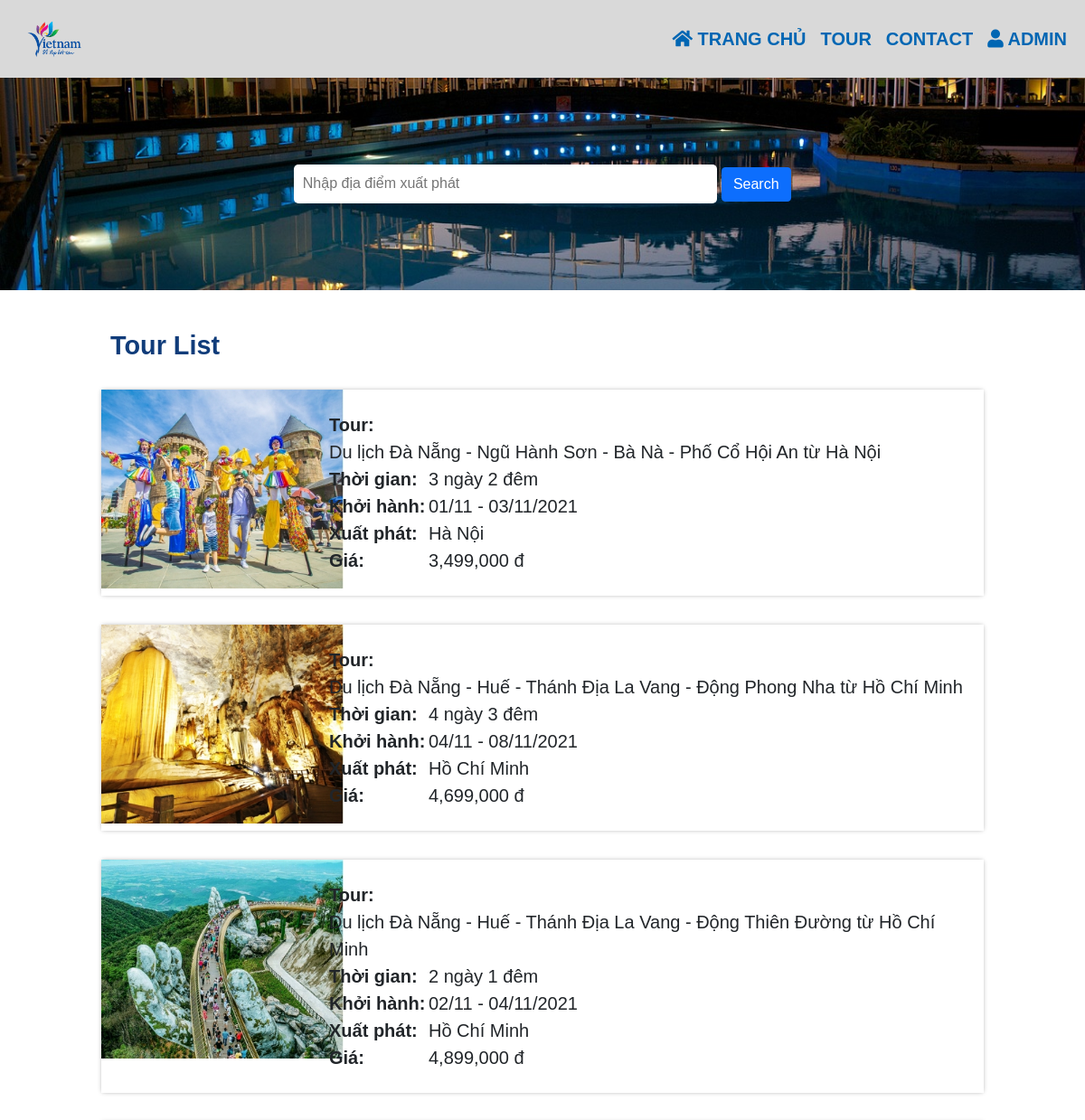
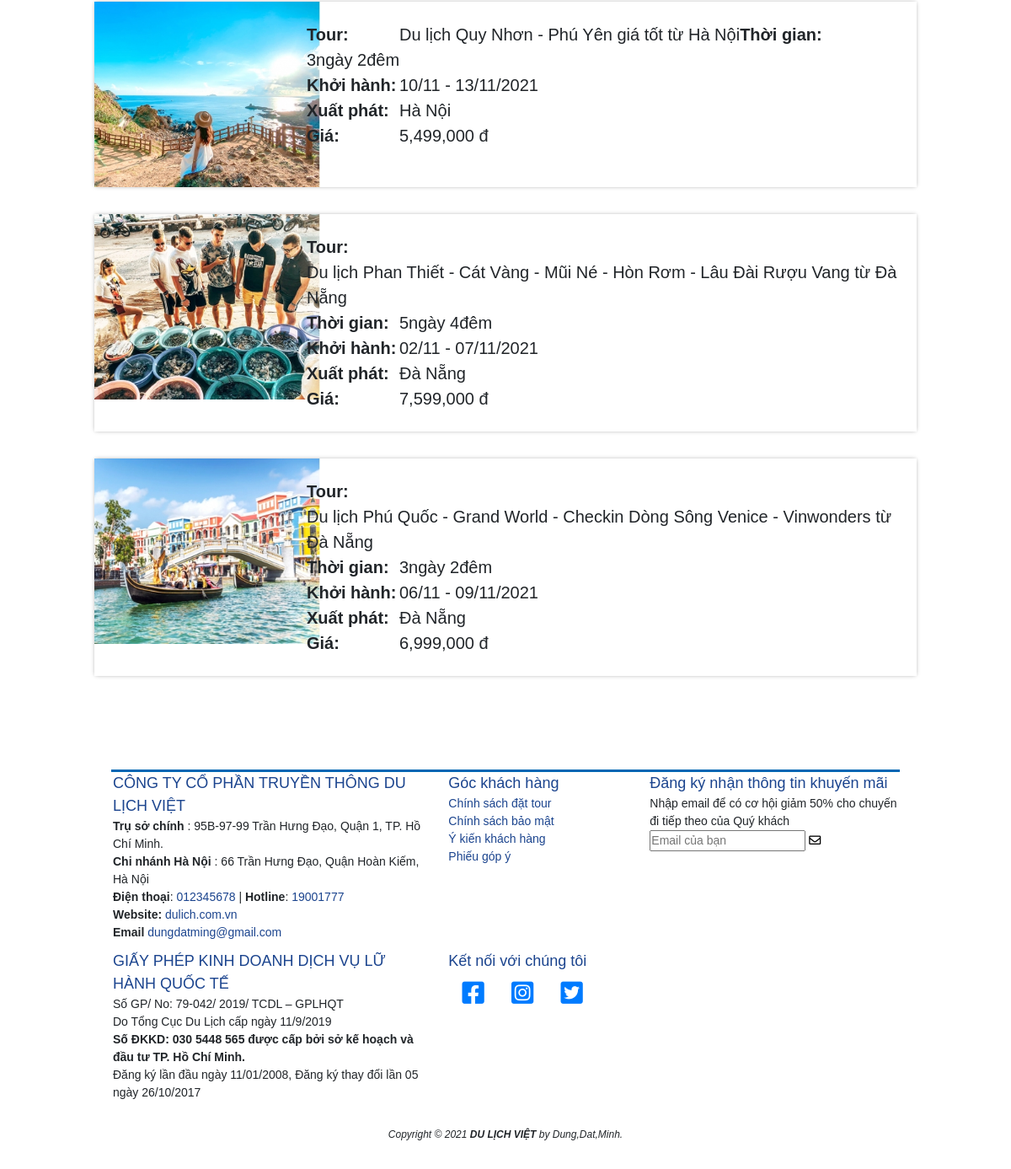
Page /tour.php on the committed database (2 pictures, top to bottom).
### tables this page shows
CREATE TABLE `tour_info` (
  `tour_id` int(11) NOT NULL,
  `tour_price` double NOT NULL,
  `starting_gate` varchar(255) NOT NULL,
  `destination` varchar(255) NOT NULL,
  `starting_date` date NOT NULL,
  `ending_date` date NOT NULL,
  `time` varchar(255) NOT NULL,
  `tour_traffic` varchar(255) NOT NULL,
  `description` varchar(255) NOT NULL,
  `img` varchar(255) NOT NULL
);

### src/tour.php (the view, shortened to what this page needs)
<!doctype html>
<html lang="en">
<head>
    <link href="https://cdn.jsdelivr.net/npm/bootstrap@5.1.3/dist/css/bootstrap.min.css" rel="stylesheet">
    <link rel="stylesheet" href="./assest/fonts/fontawesome-free-5.15.4/fontawesome-free-5.15.4-web/css/all.min.css">
    <link rel="stylesheet" href="./assest/css/style.css">
</head>
<body>
    <?php include('header.php') ?>
    <div class="carousel-inner">
        <section class="food-search text-center">
            <div class="container">
                <form action="process_search.php" method="POST">
                    <input type="search" name="search" placeholder="Nhập địa điểm xuất phát" required>
                    <input type="submit" name="submit" value="Search" class="btn btn-primary">
                </form>
            </div>
        </section>
    </div>
    <div class="container">
        <div class="row">
            <div class="room-bottom">
                <h3>Tour List</h3>
                <?php
                $conn = mysqli_connect('localhost', 'root', '', 'db_travel');
                $sql = "SELECT * FROM tour_info ";
                $result = mysqli_query($conn, $sql);
                if (mysqli_num_rows($result) > 0) {
                    while ($row = mysqli_fetch_assoc($result)) {
                        $idTour = $row['tour_id'];
                        $time = $row['time'];
                        $starDate = $row['starting_date'];
                        $endDate = $row['ending_date'];
                        $startGate = $row['starting_gate'];
                        $destination = $row['destination'];
                        $price = $row['tour_price'];
                        $img = $row['img'];
                ?>
                        <div class="row room-btm">
                            <div class="col-md-3 room-left">
                                <a href="infoTour.php?id=<?php echo $idTour; ?>"><img src="<?php echo $img; ?>" alt="" class="img-responsive img-list"></a>
                            </div>
                            <div class="col-md-9 room-right ">
                                <div class="at">
                                    Tour:
                                </div>
                                <div class="as">
                                    Du lịch <?php echo $destination; ?> từ <?php echo $startGate; ?>
                                </div>
                                <div class="at">
                                    Thời gian:
                                </div>
                                <div class="as">
                                    <?php echo $time; ?>
                                </div>
                                <div class="clearfix"></div>
                                <div class="at">
                                    Khởi hành:
                                </div>
                                <div class="as">
                                    <?php echo date("d/m", strtotime($starDate)) . ' - ' . date("d/m/Y", strtotime($endDate)); ?>
                                </div>
                                <div class="clearfix"></div>
                                <div class="at">
                                    Xuất phát:
                                </div>
                                <div class="as">
                                    <?php echo $startGate; ?>
                                </div>
                                <div class="clearfix"></div>
                                <div class="at">
                                    Giá:
                                </div>
                                <div class="as">
                                    <?php echo number_format($price); ?> đ
                                </div>
                            </div>
                        </div>
                <?php }
                } ?>
            </div>
        </div>
    </div>
    <?php include('footer.php') ?>
</body>
</html>

### src/assest/css/style.css (style rules this page uses)
body, html { width: 100%; height: 100%; }
a { color: #007bff; text-decoration: none; background-color: transparent; }
.row { margin-left: -10px; margin-right: -10px; }
.text-center { text-align: center; }
.container { width: 80%; margin: 0 auto; padding: 1%; }
* { margin: 0 0; padding: 0 0; font-family: Arial, Helvetica, sans-serif; }
.food-search { background-image: url(../img/bg-search.jpg); background-size: cover; background-repeat: no-repeat; background-position: center; padding: 7% 0; }
.food-search input[type="search"] { width: 50%; padding: 1%; font-size: 1rem; border: none; border-radius: 5px; }
.room-bottom { padding: 2em 0; }
.room-bottom h3 { font-size: 1.8em; font-weight: 700; color: #103c7a; }
.room-left { float: left; padding-left: 0; }
.room-right { padding: 1.5em 0.5em; }
.room-btm { margin-top: 2em; box-shadow: 0px 0px 5px -1px rgb(0 0 0 / 37%); margin-bottom: 30px; }
.room-btm .col-md-3 { float: left; }
.room-btm .col-md-9 { float: left; }
.img-list { max-height: 220px; }
.room-right .at { width: 110px; float: left; font-weight: 700; font-size: 20px; }
.room-right .as { float: left; font-size: 20px; }

### rows in the picture
tour_info: shows a picture, destination "Đà Nẵng - Ngũ Hành Sơn - Bà Nà - Phố Cổ Hội An", starting_gate "Hà Nội", time "3 ngày 2 đêm", starting_date "01/11", ending_date "03/11/2021", tour_price "3,499,000"
tour_info: img (picture), destination "Đà Nẵng - Huế - Thánh Địa La Vang - Động Phong Nha", starting_gate "Hồ Chí Minh", time "4 ngày 3 đêm", starting_date "04/11", ending_date "08/11/2021", tour_price "4,699,000"
tour_info: img (picture), destination "Đà Nẵng - Huế - Thánh Địa La Vang - Động Thiên Đường", starting_gate "Hồ Chí Minh", time "2 ngày 1 đêm", starting_date "02/11", ending_date "04/11/2021", tour_price "4,899,000"
tour_info: img (picture), destination "Quy Nhơn - Phú Yên giá tốt", starting_gate "Hà Nội", time "3ngày 2đêm", starting_date "10/11", ending_date "13/11/2021", tour_price "5,499,000"
tour_info: img (picture), destination "Phan Thiết - Cát Vàng - Mũi Né - Hòn Rơm - Lâu Đài Rượu Vang", starting_gate "Đà Nẵng", time "5ngày 4đêm", starting_date "02/11", ending_date "07/11/2021", tour_price "7,599,000"
tour_info: img (picture), destination "Phú Quốc - Grand World - Checkin Dòng Sông Venice - Vinwonders", starting_gate "Đà Nẵng", time "3ngày 2đêm", starting_date "06/11", ending_date "09/11/2021", tour_price "6,999,000"
